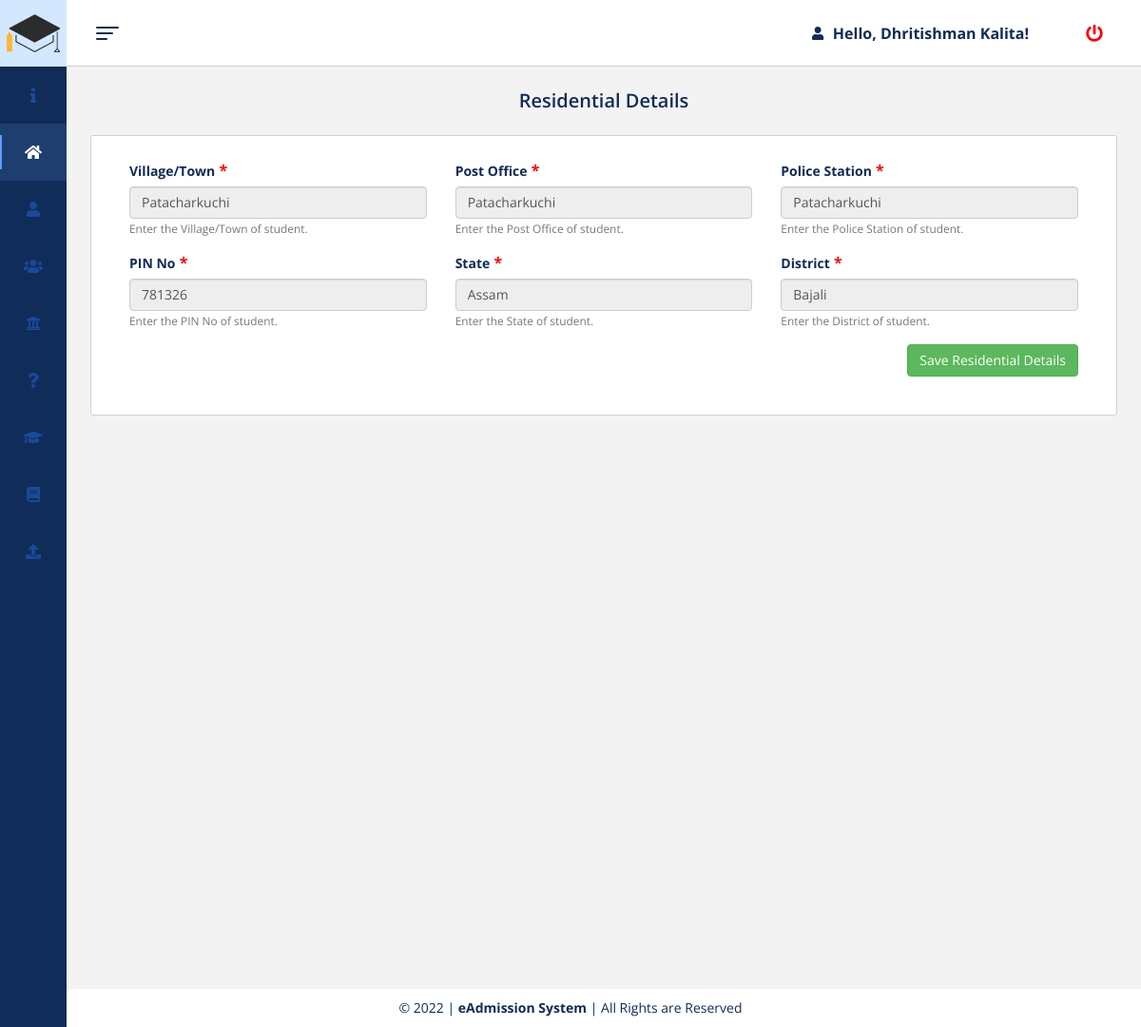
The page /residential-details.php (signed in) on the database its author committed.
### tables this page shows
CREATE TABLE `registration_details` (
  `s_id` int(11) NOT NULL,
  `s_name` varchar(50) DEFAULT NULL,
  `s_email` varchar(50) DEFAULT NULL,
  `s_phone` varchar(10) DEFAULT NULL,
  `s_password` varchar(50) DEFAULT NULL,
  `s_institute1` varchar(100) DEFAULT NULL,
  `s_institute2` varchar(100) DEFAULT NULL,
  `s_institute3` varchar(100) DEFAULT NULL,
  `s_stream` varchar(100) DEFAULT NULL,
  `s_course` varchar(100) DEFAULT NULL,
  `s_aplno1` varchar(20) DEFAULT NULL,
  `s_aplno2` varchar(20) DEFAULT NULL,
  `s_aplno3` varchar(20) DEFAULT NULL,
  `s_apldate` date DEFAULT NULL,
  `s_aplstatus1` int(11) DEFAULT 0,
  `s_aplstatus2` int(11) DEFAULT 0,
  `s_aplstatus3` int(11) DEFAULT 0,
  `s_status` int(11) NOT NULL DEFAULT 1
);

CREATE TABLE `residential_details` (
  `s_id` int(11) NOT NULL,
  `s_name` varchar(50) DEFAULT NULL,
  `s_villagetown` varchar(50) DEFAULT NULL,
  `s_postoffice` varchar(50) DEFAULT NULL,
  `s_policestation` varchar(50) DEFAULT NULL,
  `s_pinno` int(11) DEFAULT NULL,
  `s_state` varchar(50) DEFAULT NULL,
  `s_district` varchar(50) DEFAULT NULL
);

### residential-details.php (the view, shortened to what this page needs)
<?php
    require("connection.php");
    require("header.php");
    if(isset($_SESSION['s_id'])){
        $s_id = $_SESSION['s_id'];
    }
    else{
        ?>
        <script>
            window.location.href="logout.php";
        </script>
        <?php
    }
    $sql_registration = "SELECT * FROM registration_details WHERE `s_id` = '$s_id'";
    $result_registration = mysqli_query($connect, $sql_registration);
    $info_registration = mysqli_fetch_assoc($result_registration);
    $sql_residential = "SELECT * FROM residential_details WHERE `s_id` = '$s_id'";
    $result_residential = mysqli_query($connect, $sql_residential);
    $info_residential = mysqli_fetch_assoc($result_residential);
          ?>
<!DOCTYPE html>
<html lang="en">
<head>
    <link rel="stylesheet" href="https://cdnjs.cloudflare.com/ajax/libs/twitter-bootstrap/3.3.7/css/bootstrap.min.css">
    <link rel="stylesheet" href="https://cdnjs.cloudflare.com/ajax/libs/animate.css/3.5.2/animate.min.css">
    <link rel="stylesheet" href="css/residential-details.css">
</head>
<body class="sidebar-is-reduced">
  <header class="l-header">
    <div class="l-header__inner clearfix">
      <div class="c-header-icon js-hamburger">
        <div class="hamburger-toggle"><span class="bar-top"></span><span class="bar-mid"></span><span class="bar-bot"></span></div>
      </div>
      <div class="header-icons-group">
        <div class="user">
            <i class="fa fa-user" id="user"></i>
            <div class="username">Hello, <span><?php echo $info_registration['s_name']?></span>!</div>
        </div>
        <div class="c-header-icon logout">
          <i class="fa fa-power-off" style="color: red;" data-toggle="modal" data-target="#logoutModal"></i>
        </div>
      </div>
    </div>
  </header>
  <div class="l-sidebar">
    <div class="logo" style="background-color: #D3E8FF;">
      <div class="logo__txt">
          <img src="assets/icons/eadmission-icon.png" alt="eAdmission Logo">
      </div>
    </div>
    <div class="l-sidebar__content">
      <nav class="c-menu js-menu">
        <ul class="u-list">
          <a href="registration-details.php" style="text-decoration:none">
            <li class="c-menu__item" data-toggle="tooltip" title="Registration Details">
              <div class="c-menu__item__inner"><i class="fa fa-info"></i>
              </div>
            </li>
          </a>
          <a href="residential-details.php" style="text-decoration:none">
            <li class="c-menu__item is-active" data-toggle="tooltip" title="Residential Details">
              <div class="c-menu__item__inner"><i class="fa fa-home"></i>
              </div>
            </li>
          </a>
          <a href="personal-details.php" style="text-decoration:none">
            <li class="c-menu__item has-submenu" data-toggle="tooltip" title="Personal Details">
              <div class="c-menu__item__inner"><i class="fa fa-user"></i>
              </div>
            </li>
          </a>
          <a href="family-details.php" style="text-decoration:none">
            <li class="c-menu__item" data-toggle="tooltip" title="Family Details">
              <div class="c-menu__item__inner"><i class="fa fa-users"></i>
              </div>
            </li>
          </a>
          <a href="bank-details.php" style="text-decoration:none">
            <li class="c-menu__item has-submenu" data-toggle="tooltip" title="Bank Details">
                <div class="c-menu__item__inner"><i class="fa fa-university"></i>
                </div>
            </li>
          </a>
          <a href="additional-details.php" style="text-decoration:none">
            <li class="c-menu__item" data-toggle="tooltip" title="Additional Details">
              <div class="c-menu__item__inner"><i class="fa fa-question"></i>
              </div>
            </li>
          </a>
          <a href="academic-details.php" style="text-decoration:none">
            <li class="c-menu__item" data-toggle="tooltip" title="Academic Details">
              <div class="c-menu__item__inner"><i class="fa fa-graduation-cap"></i>
              </div>
            </li>
          </a>
          <a href="course-details.php" style="text-decoration:none">
            <li class="c-menu__item" data-toggle="tooltip" title="Course Details">
              <div class="c-menu__item__inner"><i class="fa fa-book"></i>
              </div>
            </li>
          </a>
          <a href="upload-documents.php" style="text-decoration:none">
            <li class="c-menu__item" data-toggle="tooltip" title="Upload Documents">
              <div class="c-menu__item__inner"><i class="fa fa-upload"></i>
              </div>
            </li>
          </a>
        </ul>
      </nav>
    </div>
  </div>
</body>
<main class="l-main">
  <div class="content-wrapper content-wrapper--with-bg">
    <h2 class="page-title">Residential Details</h2>
    <div class="page-content">
      <form action="residential-details.php" method="post" autocomplete="off">
        <div class="form-row">
          <div class="form-group col-md-4">
            <label for="InputVillageTown">Village/Town<span style="color:red; font-weight:bold; font-size: medium;"> *</span></label>
            <?php if($info_residential['s_villagetown']=="") { ?>
              <input class="form-control" type="text" name="s_villagetown" required>
            <?php } else { ?>
              <input class="form-control" type="text" name="s_villagetown" value="<?php echo $info_residential['s_villagetown'] ?>" disabled>
            <?php } ?>
            <small id="villagetownHelpInline" class="text-muted">
              Enter the Village/Town of student.
            </small>
          </div>
          <div class="form-group col-md-4">
            <label for="InputPostOffice">Post Office<span style="color:red; font-weight:bold; font-size: medium;"> *</span></label>
            <?php if($info_residential['s_postoffice']=="") { ?>
              <input class="form-control" type="text" name="s_postoffice" required>
            <?php } else { ?>
              <input class="form-control" type="text" name="s_postoffice" value="<?php echo $info_residential['s_postoffice'] ?>" disabled>
            <?php } ?>
            <small id="postofficeHelpInline" class="text-muted">
              Enter the Post Office of student.
            </small>
          </div>
          <div class="form-group col-md-4">
            <label for="InputPoliceStation">Police Station<span style="color:red; font-weight:bold; font-size: medium;"> *</span></label>
            <?php if($info_residential['s_policestation']=="") { ?>
              <input class="form-control" type="text" name="s_policestation" required>
            <?php } else { ?>
              <input class="form-control" type="text" name="s_policestation" value="<?php echo $info_residential['s_policestation'] ?>" disabled>
            <?php } ?>
            <small id="policestationHelpInline" class="text-muted">
              Enter the Police Station of student.
            </small>
          </div>
        </div>
        <div class="form-row">
          <div class="form-group col-md-4">
            <label for="InputPINNo">PIN No<span style="color:red; font-weight:bold; font-size: medium;"> *</span></label>
            <?php if($info_residential['s_pinno']=="") { ?>
              <input class="form-control" type="number" name="s_pinno" required>
            <?php } else { ?>
              <input class="form-control" type="number" name="s_pinno" value="<?php echo $info_residential['s_pinno'] ?>" disabled>
            <?php } ?>
            <small id="pinnoHelpInline" class="text-muted">
              Enter the PIN No of student.
            </small>
          </div>
          <div class="form-row">
          <div class="form-group col-md-4">
            <label for="InputState">State<span style="color:red; font-weight:bold; font-size: medium;"> *</span></label>
            <?php if($info_residential['s_state']=="") { ?>
              <select class="form-control" id="InputState" type="text" name="s_state" required>
                <option value="" selected disabled>Select State</option>
                <option value="Andra Pradesh">Andra Pradesh</option>
                <option value="Arunachal Pradesh">Arunachal Pradesh</option>
                <option value="Assam">Assam</option>
                <option value="Bihar">Bihar</option>
                <option value="Chhattisgarh">Chhattisgarh</option>
                <option value="Goa">Goa</option>
                <option value="Gujarat">Gujarat</option>
                <option value="Haryana">Haryana</option>
                <option value="Himachal Pradesh">Himachal Pradesh</option>
                <option value="Jammu and Kashmir">Jammu and Kashmir</option>
                <option value="Jharkhand">Jharkhand</option>
                <option value="Karnataka">Karnataka</option>
                <option value="Kerala">Kerala</option>
                <option value="Madya Pradesh">Madya Pradesh</option>
                <option value="Maharashtra">Maharashtra</option>
                <option value="Manipur">Manipur</option>
                <option value="Meghalaya">Meghalaya</option>
                <option value="Mizoram">Mizoram</option>
                <option value="Nagaland">Nagaland</option>
                <option value="Orissa">Orissa</option>
                <option value="Punjab">Punjab</option>
                <option value="Rajasthan">Rajasthan</option>
                <option value="Sikkim">Sikkim</option>
                <option value="Tamil Nadu">Tamil Nadu</option>
                <option value="Telangana">Telangana</option>
                <option value="Tripura">Tripura</option>
                <option value="Uttaranchal">Uttaranchal</option>
                <option value="Uttar Pradesh">Uttar Pradesh</option>
                <option value="West Bengal">West Bengal</option>
                <option value="Andaman and Nicobar Islands">Andaman and Nicobar Islands</option>
                <option value="Chandigarh">Chandigarh</option>
                <option value="Dadar and Nagar Haveli">Dadar and Nagar Haveli</option>
                <option value="Daman and Diu">Daman and Diu</option>
                <option value="Delhi">Delhi</option>
                <option value="Lakshadeep">Lakshadeep</option>
                <option value="Pondicherry">Pondicherry</option>
              </select>
            <?php } else { ?>
              <input class="form-control" type="text" name="s_state" value="<?php echo $info_residential['s_state'] ?>" disabled>
            <?php } ?>
            <small id="stateHelpInline" class="text-muted">
              Enter the State of student.
            </small>
          </div>
          <div class="form-group col-md-4">
            <label for="InputDistrice">District<span style="color:red; font-weight:bold; font-size: medium;"> *</span></label>
            <?php if($info_residential['s_district']=="") { ?>
              <select class="form-control" id="InputDistrict" type="text" name="s_district" required>
                <option value="" selected disabled>Select District</option>
              </select>
            <?php } else { ?>
              <input class="form-control" type="text" name="s_district" value="<?php echo $info_residential['s_district'] ?>" disabled>
            <?php } ?>
            <small id="districtHelpInline" class="text-muted">
              Enter the District of student.
            </small>
          </div>
        </div>
        <div class="form-row">
          <div class="form-group col-md-12" style="text-align:right">
            <button type="submit" name="submit_residential_details" class="btn btn-success">Save Residential Details</button>
          </div>
        </div>
      </form>
    </div>
  </div>
</main>
<div class="footer">&copy; 2022 | <strong>eAdmission System</strong> | All Rights are Reserved</div>
</html>

### css/header.css (style rules this page uses)
.footer { position: absolute; right: 0; bottom: 0; left: 0; padding: 1rem; background-color: white; text-align: center; }

### rows shown on the page
registration_details: s_name "Dhritishman Kalita"
residential_details: s_villagetown "Patacharkuchi", s_postoffice "Patacharkuchi", s_policestation "Patacharkuchi", s_pinno "781326", s_state "Assam", s_district "Bajali"
